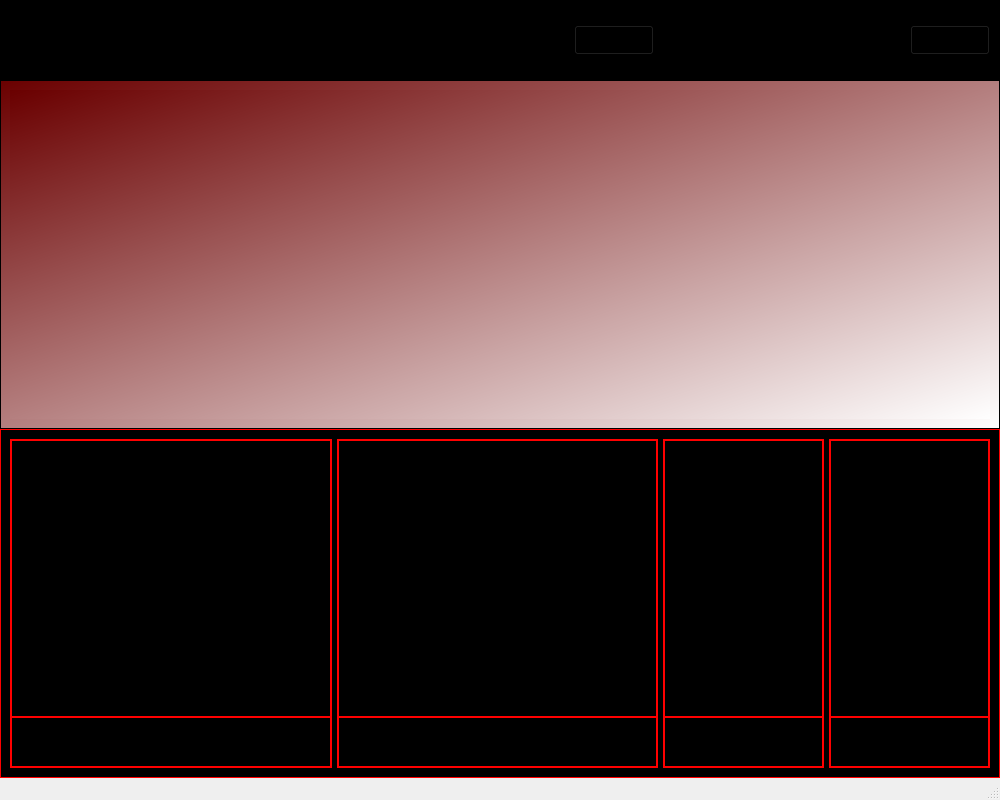
<?xml version="1.0" encoding="UTF-8"?>
<ui version="4.0">
 <class>MainWindow</class>
 <widget class="QMainWindow" name="MainWindow">
  <property name="geometry">
   <rect>
    <x>0</x>
    <y>0</y>
    <width>1000</width>
    <height>800</height>
   </rect>
  </property>
  <property name="minimumSize">
   <size>
    <width>1000</width>
    <height>700</height>
   </size>
  </property>
  <property name="maximumSize">
   <size>
    <width>3022</width>
    <height>2296</height>
   </size>
  </property>
  <property name="windowTitle">
   <string>Gestor de Torneo de Fútbol</string>
  </property>
  <widget class="QWidget" name="centralwidget">
   <layout class="QVBoxLayout" name="verticalLayout">
    <property name="spacing">
     <number>0</number>
    </property>
    <property name="leftMargin">
     <number>0</number>
    </property>
    <property name="topMargin">
     <number>0</number>
    </property>
    <property name="rightMargin">
     <number>0</number>
    </property>
    <property name="bottomMargin">
     <number>0</number>
    </property>
    <item>
     <widget class="QFrame" name="frame_superior">
      <property name="minimumSize">
       <size>
        <width>0</width>
        <height>80</height>
       </size>
      </property>
      <property name="maximumSize">
       <size>
        <width>16777215</width>
        <height>80</height>
       </size>
      </property>
      <property name="styleSheet">
       <string notr="true">background-color: rgb(0, 0, 0);
</string>
      </property>
      <property name="frameShape">
       <enum>QFrame::Shape::StyledPanel</enum>
      </property>
      <property name="frameShadow">
       <enum>QFrame::Shadow::Raised</enum>
      </property>
      <layout class="QHBoxLayout" name="horizontalLayout">
       <item>
        <widget class="QLabel" name="titulo">
         <property name="font">
          <font>
           <family>Times New Roman</family>
           <pointsize>32</pointsize>
           <italic>true</italic>
           <bold>true</bold>
          </font>
         </property>
         <property name="text">
          <string>Torneo de Fútbol</string>
         </property>
        </widget>
       </item>
       <item>
        <spacer name="horizontalSpacer">
         <property name="orientation">
          <enum>Qt::Orientation::Horizontal</enum>
         </property>
         <property name="sizeHint" stdset="0">
          <size>
           <width>40</width>
           <height>20</height>
          </size>
         </property>
        </spacer>
       </item>
       <item>
        <widget class="QPushButton" name="btn_creditos">
         <property name="font">
          <font>
           <family>Times New Roman</family>
           <pointsize>14</pointsize>
           <bold>true</bold>
          </font>
         </property>
         <property name="styleSheet">
          <string notr="true">
</string>
         </property>
         <property name="text">
          <string>Créditos</string>
         </property>
        </widget>
       </item>
       <item>
        <spacer name="horizontalSpacer_2">
         <property name="orientation">
          <enum>Qt::Orientation::Horizontal</enum>
         </property>
         <property name="sizeHint" stdset="0">
          <size>
           <width>20</width>
           <height>20</height>
          </size>
         </property>
        </spacer>
       </item>
       <item>
        <widget class="QPushButton" name="btn_ayuda">
         <property name="font">
          <font>
           <family>Times New Roman</family>
           <pointsize>14</pointsize>
           <bold>true</bold>
          </font>
         </property>
         <property name="text">
          <string>Ayuda</string>
         </property>
        </widget>
       </item>
      </layout>
     </widget>
    </item>
    <item>
     <widget class="QFrame" name="frame_medio">
      <property name="styleSheet">
       <string notr="true">background-color: rgb(85, 0, 0);
background-color: qlineargradient(spread:reflect, x1:0, y1:0, x2:1, y2:1, stop:0 rgba(106, 0, 0, 255), stop:1 rgba(255, 255, 255, 255));</string>
      </property>
      <property name="frameShape">
       <enum>QFrame::Shape::StyledPanel</enum>
      </property>
      <property name="frameShadow">
       <enum>QFrame::Shadow::Raised</enum>
      </property>
      <layout class="QVBoxLayout" name="verticalLayout_2">
       <item>
        <widget class="QLabel" name="imagen_principal">
         <property name="minimumSize">
          <size>
           <width>0</width>
           <height>300</height>
          </size>
         </property>
         <property name="maximumSize">
          <size>
           <width>16777215</width>
           <height>350</height>
          </size>
         </property>
         <property name="text">
          <string/>
         </property>
         <property name="pixmap">
          <pixmap>../../RESOURCES/img/futbol.png</pixmap>
         </property>
         <property name="scaledContents">
          <bool>false</bool>
         </property>
         <property name="alignment">
          <set>Qt::AlignmentFlag::AlignCenter</set>
         </property>
        </widget>
       </item>
      </layout>
     </widget>
    </item>
    <item>
     <widget class="QFrame" name="frame_inferior">
      <property name="styleSheet">
       <string notr="true">background-color: rgb(0, 0, 0);
border: 1px solid rgb(255, 0, 0);</string>
      </property>
      <property name="frameShape">
       <enum>QFrame::Shape::StyledPanel</enum>
      </property>
      <property name="frameShadow">
       <enum>QFrame::Shadow::Raised</enum>
      </property>
      <layout class="QHBoxLayout" name="horizontalLayout_2" stretch="2,2,1,1">
       <property name="spacing">
        <number>5</number>
       </property>
       <item>
        <widget class="QFrame" name="frame_equipos">
         <property name="frameShape">
          <enum>QFrame::Shape::StyledPanel</enum>
         </property>
         <property name="frameShadow">
          <enum>QFrame::Shadow::Raised</enum>
         </property>
         <layout class="QVBoxLayout" name="verticalLayout_3">
          <property name="spacing">
           <number>0</number>
          </property>
          <property name="leftMargin">
           <number>0</number>
          </property>
          <property name="topMargin">
           <number>0</number>
          </property>
          <property name="rightMargin">
           <number>0</number>
          </property>
          <property name="bottomMargin">
           <number>0</number>
          </property>
          <item>
           <widget class="QLabel" name="img_equipos">
            <property name="text">
             <string/>
            </property>
            <property name="pixmap">
             <pixmap>../../RESOURCES/img/eq.jpg</pixmap>
            </property>
            <property name="scaledContents">
             <bool>true</bool>
            </property>
           </widget>
          </item>
          <item>
           <widget class="QPushButton" name="btn_equipos">
            <property name="minimumSize">
             <size>
              <width>0</width>
              <height>50</height>
             </size>
            </property>
            <property name="font">
             <font>
              <family>Times New Roman</family>
              <pointsize>14</pointsize>
              <bold>true</bold>
             </font>
            </property>
            <property name="text">
             <string>Equipos</string>
            </property>
           </widget>
          </item>
         </layout>
        </widget>
       </item>
       <item>
        <widget class="QFrame" name="frame_participantes">
         <property name="frameShape">
          <enum>QFrame::Shape::StyledPanel</enum>
         </property>
         <property name="frameShadow">
          <enum>QFrame::Shadow::Raised</enum>
         </property>
         <layout class="QVBoxLayout" name="verticalLayout_4">
          <property name="spacing">
           <number>0</number>
          </property>
          <property name="leftMargin">
           <number>0</number>
          </property>
          <property name="topMargin">
           <number>0</number>
          </property>
          <property name="rightMargin">
           <number>0</number>
          </property>
          <property name="bottomMargin">
           <number>0</number>
          </property>
          <item>
           <widget class="QLabel" name="img_participantes">
            <property name="text">
             <string/>
            </property>
            <property name="pixmap">
             <pixmap>../../RESOURCES/img/par.jpg</pixmap>
            </property>
            <property name="scaledContents">
             <bool>true</bool>
            </property>
           </widget>
          </item>
          <item>
           <widget class="QPushButton" name="btn_participantes">
            <property name="minimumSize">
             <size>
              <width>0</width>
              <height>50</height>
             </size>
            </property>
            <property name="font">
             <font>
              <family>Times New Roman</family>
              <pointsize>14</pointsize>
              <bold>true</bold>
             </font>
            </property>
            <property name="text">
             <string>Participantes</string>
            </property>
           </widget>
          </item>
         </layout>
        </widget>
       </item>
       <item>
        <widget class="QFrame" name="frame_partidos">
         <property name="frameShape">
          <enum>QFrame::Shape::StyledPanel</enum>
         </property>
         <property name="frameShadow">
          <enum>QFrame::Shadow::Raised</enum>
         </property>
         <layout class="QVBoxLayout" name="verticalLayout_5">
          <property name="spacing">
           <number>0</number>
          </property>
          <property name="leftMargin">
           <number>0</number>
          </property>
          <property name="topMargin">
           <number>0</number>
          </property>
          <property name="rightMargin">
           <number>0</number>
          </property>
          <property name="bottomMargin">
           <number>0</number>
          </property>
          <item>
           <widget class="QLabel" name="img_calendario">
            <property name="text">
             <string/>
            </property>
            <property name="pixmap">
             <pixmap>../../RESOURCES/img/cal.jpg</pixmap>
            </property>
            <property name="scaledContents">
             <bool>true</bool>
            </property>
           </widget>
          </item>
          <item>
           <widget class="QPushButton" name="btn_partidos">
            <property name="minimumSize">
             <size>
              <width>0</width>
              <height>50</height>
             </size>
            </property>
            <property name="font">
             <font>
              <family>Times New Roman</family>
              <pointsize>14</pointsize>
              <bold>true</bold>
             </font>
            </property>
            <property name="text">
             <string>Partidos</string>
            </property>
           </widget>
          </item>
         </layout>
        </widget>
       </item>
       <item>
        <widget class="QFrame" name="frame_eliminatorias">
         <property name="frameShape">
          <enum>QFrame::Shape::StyledPanel</enum>
         </property>
         <property name="frameShadow">
          <enum>QFrame::Shadow::Raised</enum>
         </property>
         <layout class="QVBoxLayout" name="verticalLayout_6">
          <property name="spacing">
           <number>0</number>
          </property>
          <property name="leftMargin">
           <number>0</number>
          </property>
          <property name="topMargin">
           <number>0</number>
          </property>
          <property name="rightMargin">
           <number>0</number>
          </property>
          <property name="bottomMargin">
           <number>0</number>
          </property>
          <item>
           <widget class="QLabel" name="img_eliminatorias">
            <property name="text">
             <string/>
            </property>
            <property name="pixmap">
             <pixmap>../../RESOURCES/img/eliminatoria.jpg</pixmap>
            </property>
            <property name="scaledContents">
             <bool>true</bool>
            </property>
           </widget>
          </item>
          <item>
           <widget class="QPushButton" name="btn_eliminatorias">
            <property name="minimumSize">
             <size>
              <width>0</width>
              <height>50</height>
             </size>
            </property>
            <property name="font">
             <font>
              <family>Times New Roman</family>
              <pointsize>14</pointsize>
              <bold>true</bold>
             </font>
            </property>
            <property name="text">
             <string>Eliminatorias</string>
            </property>
           </widget>
          </item>
         </layout>
        </widget>
       </item>
      </layout>
     </widget>
    </item>
   </layout>
  </widget>
  <widget class="QStatusBar" name="statusbar"/>
 </widget>
 <resources/>
 <connections/>
</ui>
